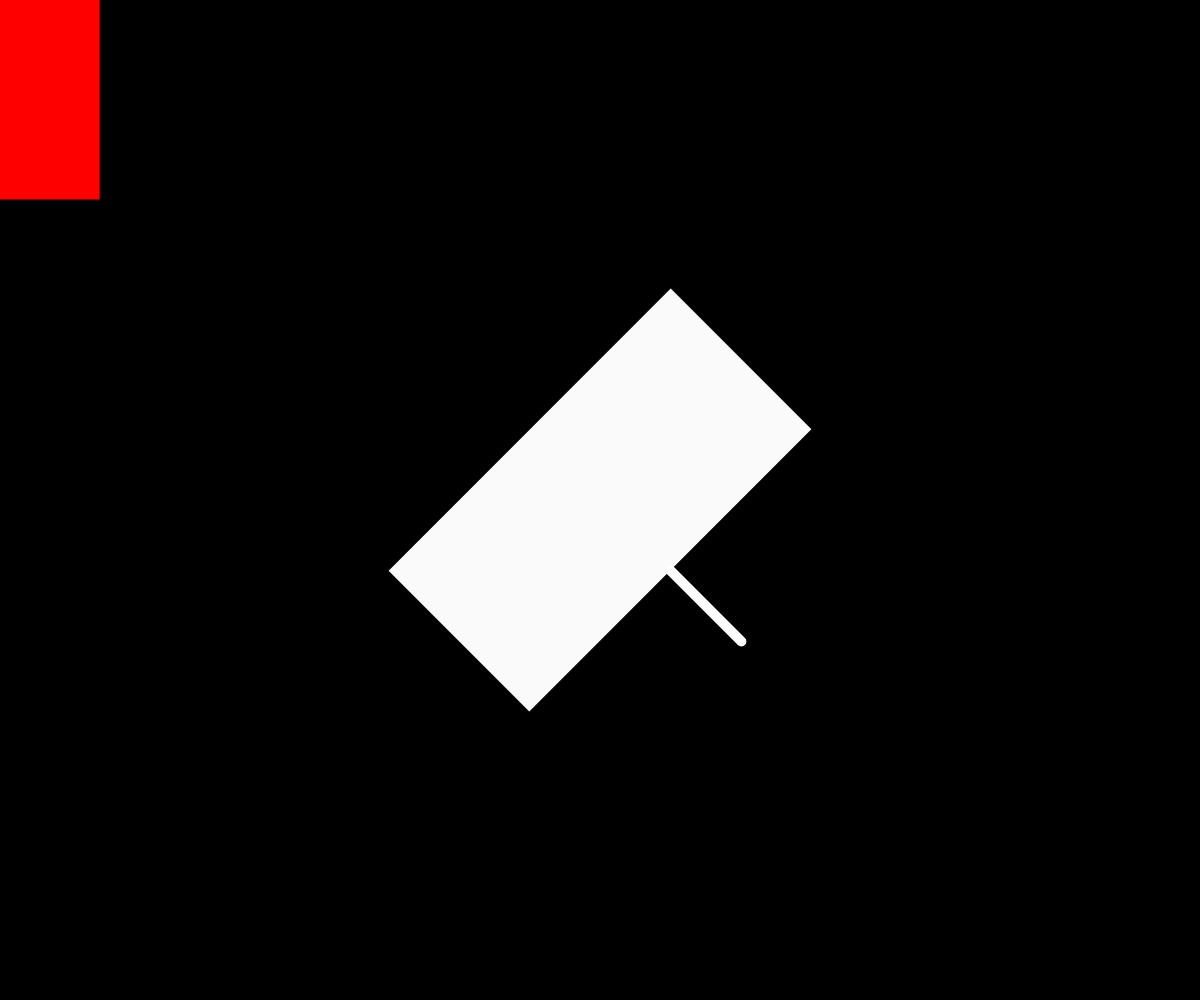
Frame 1 (no input)
Frame 60 (no input): identical to frame 1, image omitted
Frame 120 (the mouse pressed at the canvas centre since frame 60): identical to frame 1, image omitted

The p5.js sketch that drew this single still picture (run headless with seeded random() and noise() and a simulated clock; from frame 60 on, the mouse is pressed at the canvas centre):

// p5.js sketch
// ── sketch.js
function setup() {
  createCanvas(windowWidth, windowHeight);
  rectMode(CENTER);
  angleMode(DEGREES);
}

function draw() {
  background(0);

  push();
  translate(width/2, height/2);
  rotate(45);
  fill(250)
  rect(0,0,200,400);
  stroke(255)
  strokeWeight(10)
  line(100, 0, 200,0)
  pop();


  fill(255,0,0)
  rect(0,0,200,400);
}
